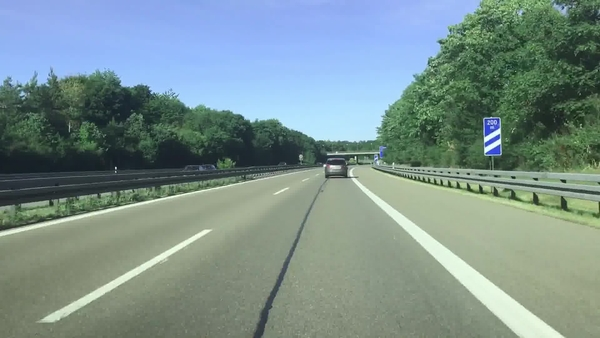
#> input picture Lane_Detection/Code/original_lane_detection_5.jpg, 600 x 338 px
$ python Original.py
#> lines starting #> are read from the running program, lines starting #| are printed output that depends on the picture; after the words box and inside, x2 and y2 are one past the last pixel; in counts of white or black regions, pixels touching at a corner belong together
import cv2
import numpy as np
from matplotlib import pyplot as plt

filename = 'original_lane_detection_5.jpg'
frame = cv2.imread(filename)
#> frame is the input picture: shape (338, 600, 3); mean B, G, R 141.2, 144.2, 122.8
original=frame.copy()
_height,_width=frame.shape[:2]

hls = cv2.cvtColor(frame, cv2.COLOR_BGR2HLS)
#> hls: shape (338, 600, 3); mean of channels 0, 1, 2 68.7, 137.6, 81.8
cv2.imshow("hls",hls)

#Perspective Transform Parameter
roi_points = np.float32([
            (274, 184),  # Top-left corner
            (0, 337),  # Bottom-left corner
            (575, 337),  # Bottom-right corner
            (371, 184)  # Top-right corner
        ])

padding = int(0.25 * _width)  # padding from side of the image in pixels
#> padding = 150

desired_roi_points = np.float32([
            [padding, 0],  # Top-left corner
            [padding, _height],  # Bottom-left corner
            [_width - padding, _height],  # Bottom-right corner
            [_width - padding, 0]  # Top-right corner
        ])


# Sliding window parameters
no_of_windows = 10
margin = int((1 / 12) * _width)  # Window width is +/- margin
#> margin = 50
minpix = int((1 / 24) * _width)  # Min no. of pixels to recenter window
#> minpix = 25

# Light channel Is Threshold
# Relatively light pixels get made white. Dark pixels get made black.
_, sxbinary = cv2.threshold(hls[:, :, 1], 120, 255, cv2.THRESH_BINARY)  # Substitute
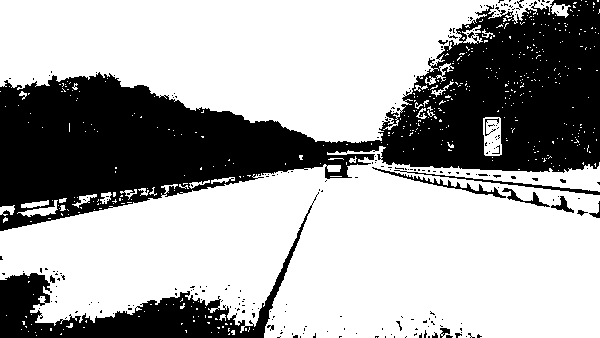
#> sxbinary: shape (338, 600); 65.7% white; 244 black regions (227 under 20 px), largest, box (x1, y1, x2, y2) and area: (0, 0, 600, 231) 58218, (0, 192, 319, 338) 8935, (394, 170, 600, 195) 471
# cv2.imshow("im1",sxbinary)

#Gaussian Blur is bused to smooth with kernal 3*3. This step can be avoided.
sxbinary = cv2.GaussianBlur(sxbinary, (3, 3), 0)
# cv2.imshow("im2", sxbinary)

# Canny Edge detection
canny=cv2.Canny(sxbinary, threshold1=120, threshold2=255)
#> canny: shape (338, 600); 5.5% white in thin lines or dots
sxbinary=cv2.bitwise_not(canny)
#> sxbinary: shape (338, 600); 94.5% white; black in thin lines or dots
# cv2.imshow("Canny",sxbinary)
# cv2.imshow("binary",canny)

# Binary thresholding on the S (saturation) channel
# A high saturation value means the hue color is pure.
# We expect lane lines to be nice, pure colors (i.e. solid white, yellow)
# and have high saturation channel values.
_, s_binary = cv2.threshold(hls[:, :, 2], 80, 255, cv2.THRESH_BINARY)
#> s_binary: shape (338, 600); 26.1% white; 459 white regions (442 under 20 px), largest, box (x1, y1, x2, y2) and area: (0, 0, 481, 142) 45741, (353, 179, 564, 338) 3646, (69, 230, 211, 310) 810
# cv2.imshow("s_binary", s_binary)

#Thesh for red channel as yellow and white have rich red in color RGB(255, 255, 0)=yellow, RGB(255, 255, 255)=white
_, r_thresh = cv2.threshold(frame[:, :, 1], 80, 255, cv2.THRESH_BINARY)
#> r_thresh: shape (338, 600); 85.3% white; 522 black regions (482 under 20 px), largest, box (x1, y1, x2, y2) and area: (0, 83, 321, 206) 18874, (505, 30, 600, 149) 4231, (450, 68, 499, 145) 1120
# cv2.imshow("r_thresh", r_thresh)

# merging red and saturated image to get
rs_binary = cv2.bitwise_and(s_binary, r_thresh)
#> rs_binary: shape (338, 600); 25.6% white; 149 white regions (134 under 20 px), largest, box (x1, y1, x2, y2) and area: (0, 0, 481, 142) 45733, (353, 179, 564, 338) 3646, (69, 230, 211, 310) 810
# cv2.imshow("rs_binary",rs_binary)

# lane_with_roi
roi_list=[(274, 184),  # Top-left corner
            (0, 337),  # Bottom-left corner
            (575, 337),  # Bottom-right corner
            (371, 184)  # Top-right corner
          ]
cv2.circle(frame,roi_list[0],5,[0,0,255],-1)
#> frame: shape (338, 600, 3); 0.04% of pixels changed, all inside (x1, y1, x2, y2) = (269, 179, 280, 190)
cv2.circle(frame,roi_list[1],5,[0,0,255],-1)
#> frame: shape (338, 600, 3); mean B, G, R 141.1, 144.1, 122.8
cv2.circle(frame,roi_list[2],5,[0,0,255],-1)
#> frame: shape (338, 600, 3); mean B, G, R 141.1, 144.1, 122.9
cv2.circle(frame,roi_list[3],5,[0,0,255],-1)
#> frame: shape (338, 600, 3); mean B, G, R 141, 144, 122.9
# cv2.imshow("Frame",frame)

# To Bird Eye View
_to_bird_eye_matrix=cv2.getPerspectiveTransform(roi_points,desired_roi_points)
_bird_eye_frame=cv2.warpPerspective(rs_binary,_to_bird_eye_matrix,(_width,_height))
(thresh, binary_warped) = cv2.threshold(_bird_eye_frame, 127, 255, cv2.THRESH_BINARY)
#> binary_warped: shape (338, 600); 3.9% white; 11 white regions (2 under 20 px), largest, box (x1, y1, x2, y2) and area: (405, 0, 444, 338) 6157, (158, 242, 174, 325) 746, (190, 42, 208, 96) 413
warped_frame = binary_warped

warped_copy = warped_frame.copy()
warped_plot = cv2.polylines(warped_copy, np.int32([desired_roi_points]), True, (147, 20, 255), 3)
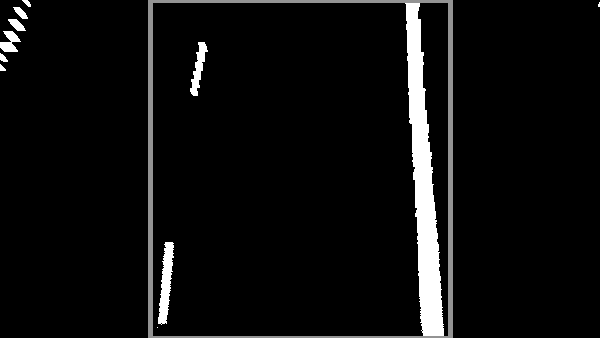
#> warped_plot: shape (338, 600); min 0, max 255, mean 13.3

# cv2.imshow("BirdEye_frame",_bird_eye_frame)
cv2.imshow("Warped_plot",warped_plot)

#Histogram
histogram = np.sum(warped_frame[int(
            warped_frame.shape[0] / 2):, :], axis=0)
#> histogram = 600 values, max 43095 at index 424, min 0 at index 0, mean 1796.5

 # Draw both the image and the histogram
figure, (ax1, ax2) = plt.subplots(2, 1)  # 2 row, 1 columns
figure.set_size_inches(10, 5)
ax1.imshow(warped_frame, cmap='gray')
ax1.set_title("Warped Binary Frame")
ax2.plot(histogram)
ax2.set_title("Histogram Peaks")
# plt.show()

#Curve Fitting
mid_way=int(histogram.shape[0]/2)
#> mid_way = 300
left_way=np.argmax(histogram[:mid_way])
#> left_way = 166
right_way=np.argmax(histogram[mid_way:])+mid_way
#> right_way = 424


#  Got left and right Staring Point
# cv2.circle(warped_frame,(left_way,_height),20,[255],-1)
# cv2.circle(warped_frame,(right_way,_height),20,[255],-1)
# cv2.imshow("New Image",warped_frame)


# Set the height of the sliding windows
window_height = int(warped_frame.shape[0] / no_of_windows)
#> window_height = 33

# Find the x and y coordinates of all the nonzero
# (i.e. white) pixels in the frame.
nonzero = warped_frame.nonzero()
#> nonzero = 7904 positions, rows 0 to 337, columns 0 to 599
nonzeroy = np.array(nonzero[0])
#> nonzeroy = 7904 values from 0 to 337
nonzerox = np.array(nonzero[1])
#> nonzerox = 7904 values, max 599 at index 64, min 0 at index 956, mean 357

# Store the pixel indices for the left and right lane lines
left_lane_inds = []
right_lane_inds = []

leftx_current = left_way
#> leftx_current = 166
rightx_current = right_way
#> rightx_current = 424
frame_sliding_window = warped_frame.copy()

for window in range(no_of_windows):

    # Identify window boundaries in x and y (and right and left)
    win_y_low = warped_frame.shape[0] - (window + 1) * window_height
    win_y_high = warped_frame.shape[0] - window * window_height

    win_xleft_low = leftx_current - margin
    win_xleft_high = leftx_current + margin
    win_xright_low = rightx_current - margin
    win_xright_high = rightx_current + margin


    cv2.rectangle(frame_sliding_window, (win_xleft_low, win_y_low), (
        win_xleft_high, win_y_high), (255, 255, 255), 2)
    cv2.rectangle(frame_sliding_window, (win_xright_low, win_y_low), (
        win_xright_high, win_y_high), (255, 255, 255), 2)

    # : cv2.rectangle(image, start_point, end_point, color, thickness)
    # start_point=represents the top left corner of rectangle
    # end_point=represents the bottom right corner of rectangle
    # cv2.imshow("frame_sliding_window",frame_sliding_window)

    # Identify the nonzero pixels in x and y within the window
    good_left_inds = ((nonzeroy >= win_y_low) & (nonzeroy < win_y_high) &
                      (nonzerox >= win_xleft_low) & (nonzerox < win_xleft_high)).nonzero()[0]
    good_right_inds = ((nonzeroy >= win_y_low) & (nonzeroy < win_y_high) &
                       (nonzerox >= win_xright_low) & (nonzerox < win_xright_high)).nonzero()[0]

    # Append these indices to the lists
    left_lane_inds.append(good_left_inds)
    right_lane_inds.append(good_right_inds)

    # If you found > minpix pixels, recenter next window on mean position

    if len(good_left_inds) > minpix:
        leftx_current = int(np.mean(nonzerox[good_left_inds]))
    if len(good_right_inds) > minpix:
        rightx_current = int(np.mean(nonzerox[good_right_inds]))
#> this loop made 10 passes
#> (win_xleft_low, win_xleft_high, win_xright_low, win_xright_high, leftx_current, rightx_current) on passes 1, 2, 3, 8, 9: (116, 216, 374, 474, 162, 431), (112, 212, 381, 481, 165, 429), (115, 215, 379, 479, 167, 427), (117, 217, 368, 468, 195, 415), (145, 245, 365, 465, 200, 414)
#> (win_xleft_low, win_xleft_high, win_xright_low, win_xright_high, rightx_current) on passes 4, 5, 6, 7, 10: (117, 217, 377, 477, 426), (117, 217, 376, 476, 423), (117, 217, 373, 473, 421), (117, 217, 371, 471, 418), (150, 250, 364, 464, 412)
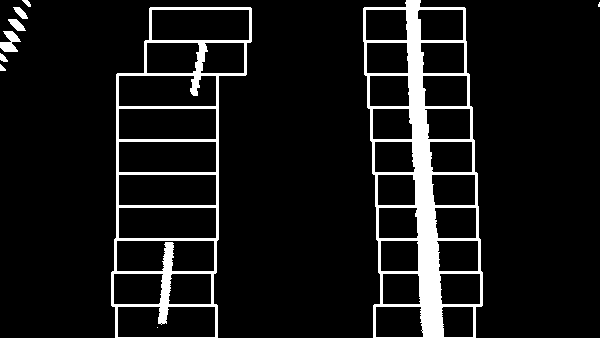
#> frame_sliding_window: shape (338, 600); 8.6% white; 10 white regions (2 under 20 px), largest, box (x1, y1, x2, y2) and area: (363, 0, 483, 338) 10652, (111, 7, 252, 338) 6178, (0, 31, 21, 52) 259
#> after the loop, left_lane_inds = 10 items; right_lane_inds = 10 items

cv2.imshow("New Image",frame_sliding_window)
# Concatenate the arrays of indices
left_lane_inds = np.concatenate(left_lane_inds)
#> left_lane_inds = 1160 values, max 7668 at index 166, min 968 at index 908, mean 4678.5
right_lane_inds = np.concatenate(right_lane_inds)
#> right_lane_inds = 6041 values, max 7903 at index 720, min 173 at index 5590, mean 4194.3

# Extract the pixel coordinates for the left and right lane lines
leftx = nonzerox[left_lane_inds]
#> leftx = 1160 values, max 207 at index 977, min 157 at index 166, mean 177.2
lefty = nonzeroy[left_lane_inds]
#> lefty = 1160 values, max 327 at index 166, min 42 at index 908, mean 205.9
rightx = nonzerox[right_lane_inds]
#> rightx = 6041 values, max 443 at index 441, min 406 at index 5590, mean 423.1
righty = nonzeroy[right_lane_inds]
#> righty = 6041 values, max 337 at index 701, min 8 at index 5590, mean 186.7

# Fit a second order polynomial curve to the pixel coordinates for the left and right lane lines
left_fit = np.polyfit(lefty, leftx, 2)
#> left_fit = [0.000259, -0.242, 213.3]
right_fit = np.polyfit(righty, rightx, 2)
#> right_fit = [-1.14e-05, 0.0702, 410.5]

# Create the x and y values to plot on the image
ploty = np.linspace(0, frame_sliding_window.shape[0] - 1, frame_sliding_window.shape[0])
#> ploty = 338 values from 0 to 337
left_fitx = left_fit[0] * ploty ** 2 + left_fit[1] * ploty + left_fit[2]
#> left_fitx = 338 values, max 213.3 at index 0, min 161 at index 337, mean 182.3
right_fitx = right_fit[0] * ploty ** 2 + right_fit[1] * ploty + right_fit[2]
#> right_fitx = 338 values from 410.5 to 432.9

# Generate an image to visualize the result [BGR}
out_img = np.dstack((frame_sliding_window, frame_sliding_window, frame_sliding_window)) * 255

# Add color to the left line pixels and right line pixels
out_img[nonzeroy[left_lane_inds], nonzerox[left_lane_inds]] = [255, 0, 0]
out_img[nonzeroy[right_lane_inds], nonzerox[right_lane_inds]] = [0, 0, 255]
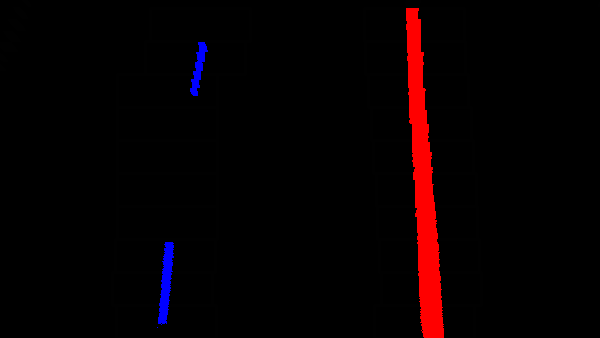
#> out_img: shape (338, 600, 3); mean of channels 0, 1, 2 1.5, 0.1, 7.6; drawn as B, G, R

# Plot the figure with the sliding windows
figure, (ax1, ax2, ax3) = plt.subplots(3, 1)  # 3 rows, 1 column
figure.set_size_inches(10, 10)
figure.tight_layout(pad=3.0)
ax1.imshow(cv2.cvtColor(frame, cv2.COLOR_BGR2RGB))
ax2.imshow(frame_sliding_window, cmap='gray')
ax3.imshow(out_img)
ax3.plot(left_fitx, ploty, color='yellow')
ax3.plot(right_fitx, ploty, color='yellow')
ax1.set_title("Original Frame")
ax2.set_title("Warped Frame with Sliding Windows")
ax3.set_title("Detected Lane Lines with Sliding Windows")
# plt.show()

# Generate an image to draw the lane lines on
warp_zero = np.zeros_like(warped_frame).astype(np.uint8)
color_warp = np.dstack((warp_zero, warp_zero, warp_zero))
pts_left = np.array([np.transpose(np.vstack([
            left_fitx, ploty]))])
#> pts_left = 338 pairs, first value 161 to 213.3, second value 0 to 337
pts_right = np.array([np.flipud(np.transpose(np.vstack([
            right_fitx, ploty])))])
#> pts_right = 338 pairs, first value 410.5 to 432.9, second value 0 to 337
pts = np.hstack((pts_left, pts_right))
#> pts = 676 pairs, first value 161 to 432.9, second value 0 to 337

# Draw lane on the warped blank image
cv2.fillPoly(color_warp, np.int_([pts]), (0, 255, 255))
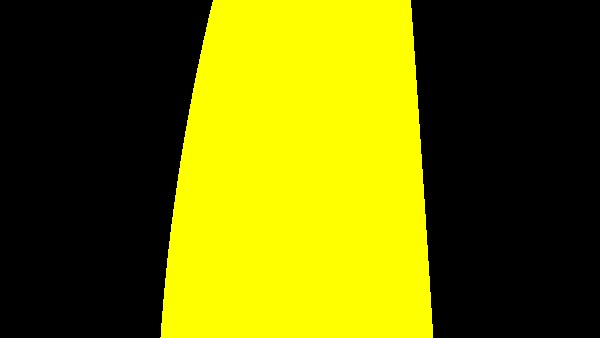
#> color_warp: shape (338, 600, 3); mean of channels 0, 1, 2 0, 102.3, 102.3; drawn as B, G, R

_to_car_eye_matrix=cv2.getPerspectiveTransform(desired_roi_points,roi_points)
_car_eye_frame=cv2.warpPerspective(color_warp,_to_car_eye_matrix,(_width,_height))
blended=cv2.addWeighted(frame, 1, _car_eye_frame, 0.3, 0)

#Plotting
figure, (ax1,ax2,ax3) = plt.subplots(3, 1)
ax1.imshow(original)
ax1.set_title("Original")
ax2.imshow(_car_eye_frame)
ax2.set_title("car_Eye")
ax3.imshow(blended)
ax3.set_title("Blended with Path")
plt.show()
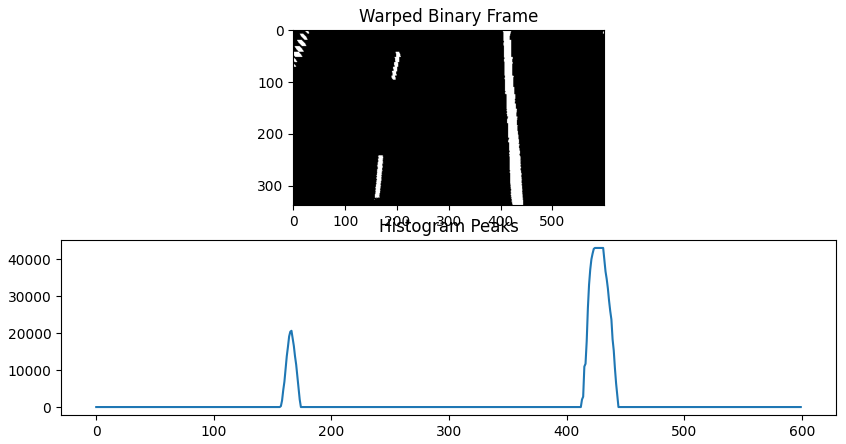
#> figure drawn by matplotlib, 2 panels; panel 2: curve peaks at x = 424, y = 43095
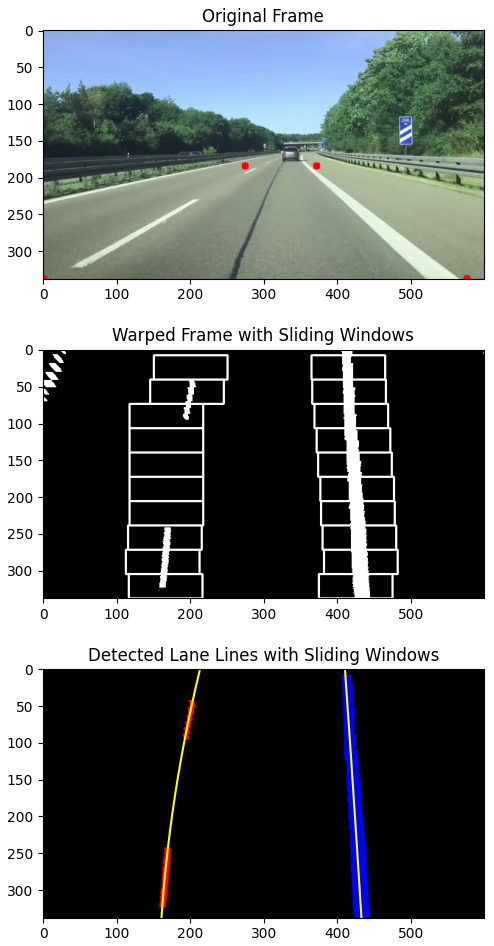
#> figure drawn by matplotlib, 3 panels
#> figure, not shown here; B, G, R data is drawn as R, G, B

cv2.waitKey(0)
